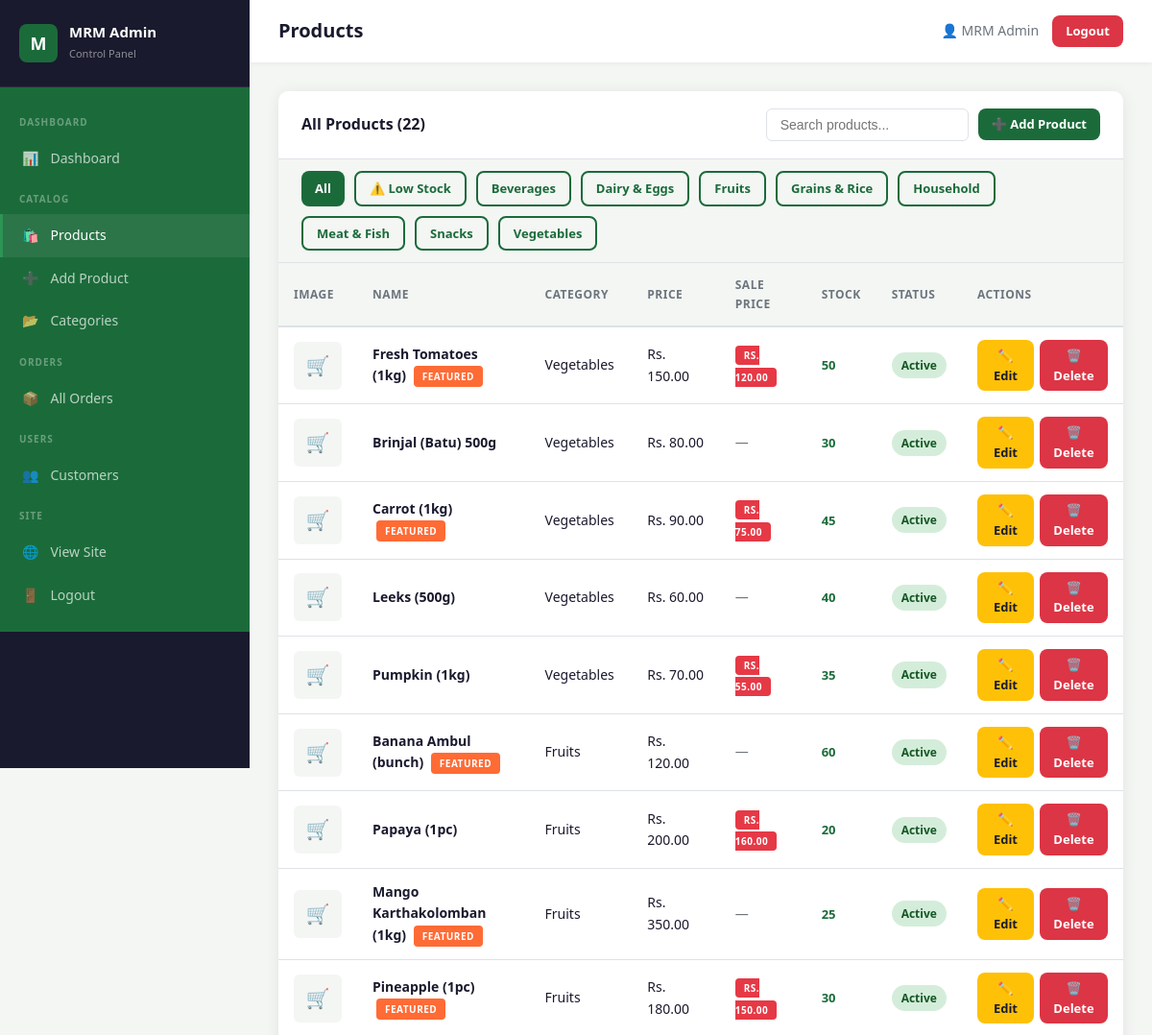
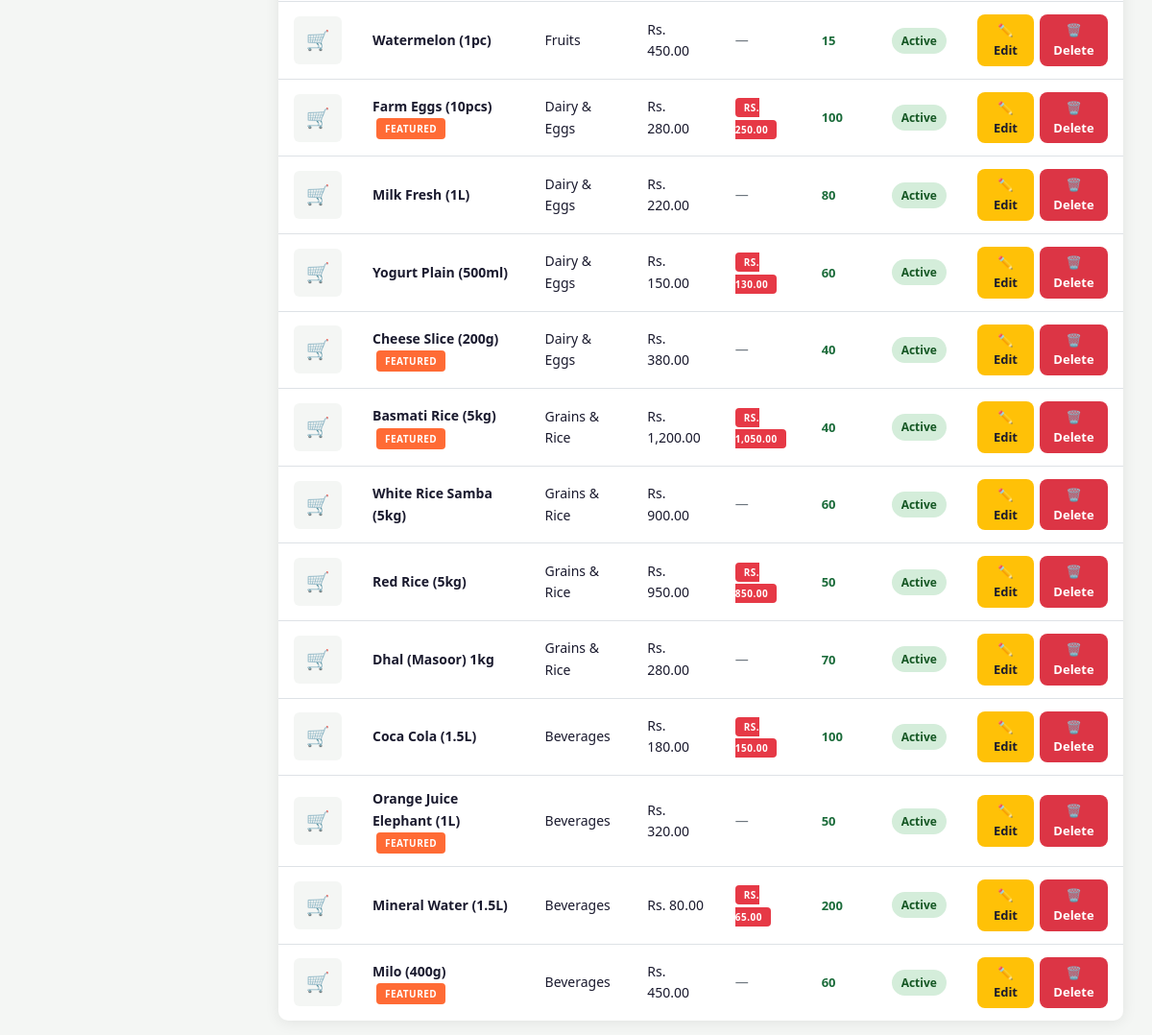
/admin/products.php (signed in), run on the app's committed database (2 pictures, top to bottom).
### tables this page shows
CREATE TABLE IF NOT EXISTS categories (
    id INT AUTO_INCREMENT PRIMARY KEY,
    name VARCHAR(100) NOT NULL,
    created_at TIMESTAMP DEFAULT CURRENT_TIMESTAMP
);

CREATE TABLE IF NOT EXISTS products (
    id INT AUTO_INCREMENT PRIMARY KEY,
    name VARCHAR(200) NOT NULL,
    description TEXT,
    price DECIMAL(10,2) NOT NULL,
    sale_price DECIMAL(10,2) DEFAULT NULL,
    quantity INT NOT NULL DEFAULT 0,
    category_id INT,
    image VARCHAR(255) DEFAULT 'default.jpg',
    is_featured TINYINT(1) DEFAULT 0,
    is_on_sale TINYINT(1) DEFAULT 0,
    created_at TIMESTAMP DEFAULT CURRENT_TIMESTAMP,
    FOREIGN KEY (category_id) REFERENCES categories(id) ON DELETE SET NULL
);

### includes/auth.php (called while the page is built, shortened)
<?php
function sanitize($str) {
    return htmlspecialchars(strip_tags(trim($str)), ENT_QUOTES, 'UTF-8');
}

### admin/products.php (the view, shortened to what this page needs)
<?php
require_once 'includes/admin_header.php';
$low = isset($_GET['low']) ? 1 : 0;
$catFilter = isset($_GET['cat']) ? (int)$_GET['cat'] : 0;
$where = ['1=1'];
$whereStr = implode(' AND ', $where);
$products = $conn->query("SELECT p.*, c.name as cat_name FROM products p LEFT JOIN categories c ON p.category_id = c.id WHERE $whereStr ORDER BY p.created_at DESC");
$categories = $conn->query("SELECT * FROM categories ORDER BY name")->fetch_all(MYSQLI_ASSOC);
?>
<div class="admin-table-card">
    <div class="admin-table-header">
        <h3>All Products (<?= $products->num_rows ?>)</h3>
        <div class="table-actions">
            <input type="text" id="tableSearch" class="search-input" placeholder="Search products...">
            <a href="add-product.php" class="btn btn-primary btn-sm">➕ Add Product</a>
        </div>
    </div>
    <div style="padding:12px 24px; background:var(--light-gray); display:flex; gap:10px; flex-wrap:wrap; border-bottom:1px solid var(--border);">
        <a href="products.php" class="btn btn-sm <?= !$low && !$catFilter ? 'btn-primary' : 'btn-outline' ?>">All</a>
        <a href="products.php?low=1" class="btn btn-sm <?= $low ? 'btn-danger' : 'btn-outline' ?>">⚠️ Low Stock</a>
        <?php foreach ($categories as $c): ?>
        <a href="products.php?cat=<?= $c['id'] ?>" class="btn btn-sm <?= $catFilter==$c['id'] ? 'btn-primary' : 'btn-outline' ?>"><?= sanitize($c['name']) ?></a>
        <?php endforeach; ?>
    </div>
    <div style="overflow-x:auto;">
        <table class="table">
            <thead>
                <tr>
                    <th style="width:60px;">Image</th>
                    <th>Name</th>
                    <th>Category</th>
                    <th>Price</th>
                    <th>Sale Price</th>
                    <th>Stock</th>
                    <th>Status</th>
                    <th>Actions</th>
                </tr>
            </thead>
            <tbody>
            <?php if ($products->num_rows === 0): ?>
            <tr><td colspan="8" style="text-align:center; padding:40px; color:var(--gray);">No products found.</td></tr>
            <?php else: while ($prod = $products->fetch_assoc()):
                $imgSrc = (!empty($prod['image']) && $prod['image'] !== 'default.jpg' && file_exists(__DIR__ . '/../uploads/products/' . $prod['image'])) ? ($base . 'uploads/products/' . $prod['image']) : null;
                $stockClass = $prod['quantity'] <= 0 ? 'stock-out' : ($prod['quantity'] <= 5 ? 'stock-low' : 'stock-ok');
            ?>
            <tr>
                <td>
                    <?php if ($imgSrc): ?>
                    <img src="<?= $imgSrc ?>" class="product-thumb" alt="">
                    <?php else: ?>
                    <div class="product-thumb-placeholder">🛒</div>
                    <?php endif; ?>
                </td>
                <td>
                    <strong><?= sanitize($prod['name']) ?></strong>
                    <?php if ($prod['is_featured']): ?><span class="badge badge-hot" style="display:inline-block;margin-left:4px;">Featured</span><?php endif; ?>
                </td>
                <td><?= sanitize($prod['cat_name'] ?? '—') ?></td>
                <td>Rs. <?= number_format($prod['price'], 2) ?></td>
                <td>
                    <?php if ($prod['is_on_sale'] && $prod['sale_price']): ?>
                    <span class="badge badge-sale">Rs. <?= number_format($prod['sale_price'], 2) ?></span>
                    <?php else: ?>
                    <span style="color:var(--gray);">—</span>
                    <?php endif; ?>
                </td>
                <td><span class="<?= $stockClass ?>"><?= $prod['quantity'] ?></span></td>
                <td>
                    <?php if ($prod['quantity'] > 0): ?>
                    <span class="status-badge status-delivered">Active</span>
                    <?php else: ?>
                    <span class="status-badge status-cancelled">Out of Stock</span>
                    <?php endif; ?>
                </td>
                <td>
                    <div style="display:flex; gap:6px;">
                        <a href="edit-product.php?id=<?= $prod['id'] ?>" class="btn btn-warning btn-sm">✏️ Edit</a>
                        <a href="delete-product.php?id=<?= $prod['id'] ?>" class="btn btn-danger btn-sm confirm-delete">🗑️ Delete</a>
                    </div>
                </td>
            </tr>
            <?php endwhile; endif; ?>
            </tbody>
        </table>
    </div>
</div>
<?php require_once 'includes/admin_footer.php'; ?>

### css/style.css (style rules this page uses)
:root { --primary: #1b6b3a; --primary-dark: #145230; --primary-light: #2d9455; --secondary: #52b788; --accent: #ff6b35; --sale: #e63946; --sale-bg: #fff3cd; --yellow: #ffc107; --dark: #1a1a2e; --gray: #6c757d; --light-gray: #f4f6f4; --border: #dee2e6; --white: #ffffff; --shadow: 0 2px 15px rgba(0,0,0,0.08); --shadow-hover: 0 8px 30px rgba(0,0,0,0.15); --radius: 10px; --transition: all 0.3s ease; }
* { margin: 0; padding: 0; box-sizing: border-box; }
body { font-family: 'Segoe UI', Tahoma, Geneva, Verdana, sans-serif; background: var(--light-gray); color: var(--dark); line-height: 1.6; font-size: 15px; }
a { text-decoration: none; color: inherit; transition: var(--transition); }
.btn { display: inline-flex; align-items: center; gap: 8px; padding: 10px 22px; border-radius: 8px; border: none; cursor: pointer; font-size: 14px; font-weight: 600; transition: var(--transition); text-align: center; justify-content: center; }
.btn-primary { background: var(--primary); color: var(--white); }
.btn-outline { background: transparent; color: var(--primary); border: 2px solid var(--primary); }
.btn-danger { background: #dc3545; color: var(--white); }
.btn-warning { background: var(--yellow); color: var(--dark); }
.btn-sm { padding: 6px 14px; font-size: 13px; }
.badge { padding: 3px 9px; border-radius: 4px; font-size: 10px; font-weight: 700; text-transform: uppercase; letter-spacing: 0.5px; }
.badge-sale { background: var(--sale); color: white; }
.badge-hot { background: var(--accent); color: white; }
.table { width: 100%; border-collapse: collapse; font-size: 14px; }
.table th { background: var(--light-gray); padding: 13px 16px; text-align: left; font-weight: 700; text-transform: uppercase; font-size: 12px; letter-spacing: 0.5px; color: var(--gray); border-bottom: 2px solid var(--border); }
.table td { padding: 13px 16px; border-bottom: 1px solid var(--border); vertical-align: middle; }
.table tr:last-child td { border-bottom: none; }
.status-badge { display: inline-flex; align-items: center; padding: 4px 10px; border-radius: 20px; font-size: 12px; font-weight: 600; gap: 4px; }
.status-delivered { background: #d4edda; color: #155724; }
.admin-table-card { background: white; border-radius: var(--radius); box-shadow: var(--shadow); overflow: hidden; }
.admin-table-header { padding: 18px 24px; display: flex; align-items: center; justify-content: space-between; border-bottom: 1px solid var(--border); flex-wrap: wrap; gap: 12px; }
.admin-table-header h3 { font-size: 16px; font-weight: 700; }
.admin-table-header .table-actions { display: flex; gap: 10px; align-items: center; flex-wrap: wrap; }
.search-input { padding: 8px 14px; border: 1px solid var(--border); border-radius: 6px; font-size: 14px; outline: none; }
.product-thumb-placeholder { width: 50px; height: 50px; border-radius: 6px; background: var(--light-gray); display: flex; align-items: center; justify-content: center; font-size: 20px; }
.stock-ok { color: var(--primary); font-weight: 600; font-size: 13px; }

### data on the page
categories: name "Beverages"
categories: name "Dairy & Eggs"
categories: name "Fruits"
categories: name "Grains & Rice"
categories: name "Household"
categories: name "Meat & Fish"
categories: name "Snacks"
categories: name "Vegetables"
products: name "Fresh Tomatoes (1kg)", is_featured "FEATURED", category.name "Vegetables", price "150.00", sale_price "120.00", quantity "50", shows "Active"
products: name "Brinjal (Batu) 500g", category.name "Vegetables", price "80.00", quantity "30", shows "Active"
products: name "Carrot (1kg)", is_featured "FEATURED", category.name "Vegetables", price "90.00", sale_price "75.00", quantity "45", shows "Active"
products: name "Leeks (500g)", category.name "Vegetables", price "60.00", quantity "40", shows "Active"
products: name "Pumpkin (1kg)", category.name "Vegetables", price "70.00", sale_price "55.00", quantity "35", shows "Active"
products: name "Banana Ambul (bunch)", is_featured "FEATURED", category.name "Fruits", price "120.00", quantity "60", shows "Active"
products: name "Papaya (1pc)", category.name "Fruits", price "200.00", sale_price "160.00", quantity "20", shows "Active"
products: name "Mango Karthakolomban (1kg)", is_featured "FEATURED", category.name "Fruits", price "350.00", quantity "25", shows "Active"
products: name "Pineapple (1pc)", is_featured "FEATURED", category.name "Fruits", price "180.00", sale_price "150.00", quantity "30", shows "Active"
products: name "Watermelon (1pc)", category.name "Fruits", price "450.00", quantity "15", shows "Active"
products: name "Farm Eggs (10pcs)", is_featured "FEATURED", category.name "Dairy & Eggs", price "280.00", sale_price "250.00", quantity "100", shows "Active"
products: name "Milk Fresh (1L)", category.name "Dairy & Eggs", price "220.00", quantity "80", shows "Active"
products: name "Yogurt Plain (500ml)", category.name "Dairy & Eggs", price "150.00", sale_price "130.00", quantity "60", shows "Active"
products: name "Cheese Slice (200g)", is_featured "FEATURED", category.name "Dairy & Eggs", price "380.00", quantity "40", shows "Active"
products: name "Basmati Rice (5kg)", is_featured "FEATURED", category.name "Grains & Rice", price "1,200.00", sale_price "1,050.00", quantity "40", shows "Active"
products: name "White Rice Samba (5kg)", category.name "Grains & Rice", price "900.00", quantity "60", shows "Active"
products: name "Red Rice (5kg)", category.name "Grains & Rice", price "950.00", sale_price "850.00", quantity "50", shows "Active"
products: name "Dhal (Masoor) 1kg", category.name "Grains & Rice", price "280.00", quantity "70", shows "Active"
products: name "Coca Cola (1.5L)", category.name "Beverages", price "180.00", sale_price "150.00", quantity "100", shows "Active"
products: name "Orange Juice Elephant (1L)", is_featured "FEATURED", category.name "Beverages", price "320.00", quantity "50", shows "Active"
products: name "Mineral Water (1.5L)", category.name "Beverages", price "80.00", sale_price "65.00", quantity "200", shows "Active"
products: name "Milo (400g)", is_featured "FEATURED", category.name "Beverages", price "450.00", quantity "60", shows "Active"

### other printed values
$adminTitle "Products"
$_SESSION['user_name'] "MRM Admin"
$products->num_rows "22"
